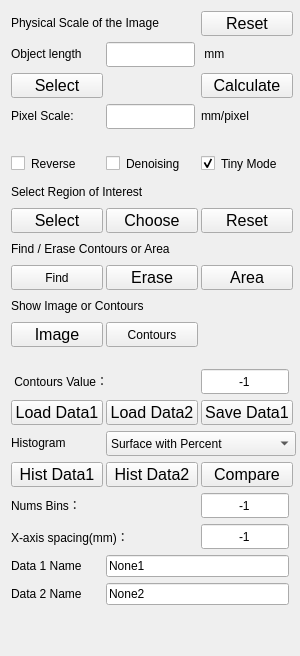
       <widget class="QWidget" name="parameter" native="true">
        <property name="minimumSize">
         <size>
          <width>300</width>
          <height>0</height>
         </size>
        </property>
        <property name="maximumSize">
         <size>
          <width>300</width>
          <height>16777215</height>
         </size>
        </property>
        <property name="styleSheet">
         <string notr="true">border-color: rgb(255, 46, 52);</string>
        </property>
        <layout class="QGridLayout" name="gridLayout">
         <item row="21" column="0" colspan="2">
          <widget class="QLabel" name="label_space_fixed2">
           <property name="minimumSize">
            <size>
             <width>0</width>
             <height>10</height>
            </size>
           </property>
           <property name="maximumSize">
            <size>
             <width>16777215</width>
             <height>10</height>
            </size>
           </property>
           <property name="text">
            <string/>
           </property>
          </widget>
         </item>
         <item row="35" column="0">
          <widget class="QLabel" name="label_data1_Name_fixed">
           <property name="text">
            <string>Data 1 Name</string>
           </property>
          </widget>
         </item>
         <item row="5" column="2">
          <widget class="QLabel" name="label_objectlength_fixed_2">
           <property name="sizePolicy">
            <sizepolicy hsizetype="Preferred" vsizetype="Preferred">
             <horstretch>0</horstretch>
             <verstretch>0</verstretch>
            </sizepolicy>
           </property>
           <property name="minimumSize">
            <size>
             <width>70</width>
             <height>20</height>
            </size>
           </property>
           <property name="maximumSize">
            <size>
             <width>70</width>
             <height>20</height>
            </size>
           </property>
           <property name="text">
            <string> mm </string>
           </property>
           <property name="alignment">
            <set>Qt::AlignLeading|Qt::AlignLeft|Qt::AlignVCenter</set>
           </property>
          </widget>
         </item>
         <item row="28" column="2">
          <widget class="QPushButton" name="btn_draw_comparehist">
           <property name="sizePolicy">
            <sizepolicy hsizetype="Fixed" vsizetype="Fixed">
             <horstretch>0</horstretch>
             <verstretch>0</verstretch>
            </sizepolicy>
           </property>
           <property name="minimumSize">
            <size>
             <width>92</width>
             <height>25</height>
            </size>
           </property>
           <property name="maximumSize">
            <size>
             <width>92</width>
             <height>25</height>
            </size>
           </property>
           <property name="font">
            <font>
             <pointsize>12</pointsize>
            </font>
           </property>
           <property name="text">
            <string>Compare</string>
           </property>
          </widget>
         </item>
         <item row="3" column="0" colspan="2">
          <widget class="QLabel" name="label_title_fixed">
           <property name="minimumSize">
            <size>
             <width>180</width>
             <height>20</height>
            </size>
           </property>
           <property name="maximumSize">
            <size>
             <width>180</width>
             <height>20</height>
            </size>
           </property>
           <property name="text">
            <string>Physical Scale of the Image</string>
           </property>
          </widget>
         </item>
         <item row="27" column="0">
          <widget class="QLabel" name="label_histogram_fixed">
           <property name="minimumSize">
            <size>
             <width>180</width>
             <height>20</height>
            </size>
           </property>
           <property name="maximumSize">
            <size>
             <width>180</width>
             <height>20</height>
            </size>
           </property>
           <property name="text">
            <string>Histogram</string>
           </property>
          </widget>
         </item>
         <item row="23" column="0">
          <widget class="QPushButton" name="btn_load_data1">
           <property name="sizePolicy">
            <sizepolicy hsizetype="Fixed" vsizetype="Fixed">
             <horstretch>0</horstretch>
             <verstretch>0</verstretch>
            </sizepolicy>
           </property>
           <property name="minimumSize">
            <size>
             <width>92</width>
             <height>25</height>
            </size>
           </property>
           <property name="maximumSize">
            <size>
             <width>92</width>
             <height>25</height>
            </size>
           </property>
           <property name="font">
            <font>
             <pointsize>12</pointsize>
            </font>
           </property>
           <property name="text">
            <string>Load Data1</string>
           </property>
          </widget>
         </item>
         <item row="14" column="0">
          <widget class="QPushButton" name="btn_roi_select">
           <property name="sizePolicy">
            <sizepolicy hsizetype="Fixed" vsizetype="Fixed">
             <horstretch>0</horstretch>
             <verstretch>0</verstretch>
            </sizepolicy>
           </property>
           <property name="minimumSize">
            <size>
             <width>92</width>
             <height>25</height>
            </size>
           </property>
           <property name="maximumSize">
            <size>
             <width>92</width>
             <height>25</height>
            </size>
           </property>
           <property name="font">
            <font>
             <pointsize>12</pointsize>
            </font>
           </property>
           <property name="text">
            <string>Select</string>
           </property>
          </widget>
         </item>
         <item row="7" column="2">
          <widget class="QLabel" name="label_objdect_ratio_fixed">
           <property name="minimumSize">
            <size>
             <width>70</width>
             <height>20</height>
            </size>
           </property>
           <property name="maximumSize">
            <size>
             <width>70</width>
             <height>20</height>
            </size>
           </property>
           <property name="text">
            <string>mm/pixel</string>
           </property>
           <property name="alignment">
            <set>Qt::AlignLeading|Qt::AlignLeft|Qt::AlignVCenter</set>
           </property>
          </widget>
         </item>
         <item row="31" column="2">
          <widget class="QLineEdit" name="lineEdit_nums_bins">
           <property name="minimumSize">
            <size>
             <width>0</width>
             <height>25</height>
            </size>
           </property>
           <property name="maximumSize">
            <size>
             <width>16777215</width>
             <height>25</height>
            </size>
           </property>
           <property name="text">
            <string>-1</string>
           </property>
           <property name="alignment">
            <set>Qt::AlignCenter</set>
           </property>
          </widget>
         </item>
         <item row="5" column="1">
          <widget class="QLineEdit" name="lineEdit_object_length">
           <property name="sizePolicy">
            <sizepolicy hsizetype="Fixed" vsizetype="Fixed">
             <horstretch>0</horstretch>
             <verstretch>0</verstretch>
            </sizepolicy>
           </property>
           <property name="minimumSize">
            <size>
             <width>0</width>
             <height>25</height>
            </size>
           </property>
           <property name="maximumSize">
            <size>
             <width>16777215</width>
             <height>25</height>
            </size>
           </property>
           <property name="text">
            <string/>
           </property>
           <property name="alignment">
            <set>Qt::AlignCenter</set>
           </property>
          </widget>
         </item>
         <item row="37" column="1">
          <spacer name="verticalSpacer">
           <property name="orientation">
            <enum>Qt::Vertical</enum>
           </property>
           <property name="sizeHint" stdset="0">
            <size>
             <width>20</width>
             <height>40</height>
            </size>
           </property>
          </spacer>
         </item>
         <item row="28" column="0">
          <widget class="QPushButton" name="btn_draw_hist">
           <property name="sizePolicy">
            <sizepolicy hsizetype="Fixed" vsizetype="Fixed">
             <horstretch>0</horstretch>
             <verstretch>0</verstretch>
            </sizepolicy>
           </property>
           <property name="minimumSize">
            <size>
             <width>92</width>
             <height>25</height>
            </size>
           </property>
           <property name="maximumSize">
            <size>
             <width>92</width>
             <height>25</height>
            </size>
           </property>
           <property name="font">
            <font>
             <pointsize>12</pointsize>
            </font>
           </property>
           <property name="text">
            <string>Hist Data1</string>
           </property>
          </widget>
         </item>
         <item row="18" column="0" colspan="2">
          <widget class="QLabel" name="label_show_image_fixed">
           <property name="minimumSize">
            <size>
             <width>180</width>
             <height>20</height>
            </size>
           </property>
           <property name="maximumSize">
            <size>
             <width>180</width>
             <height>20</height>
            </size>
           </property>
           <property name="text">
            <string>Show Image or Contours</string>
           </property>
          </widget>
         </item>
         <item row="19" column="1">
          <widget class="QPushButton" name="btn_show_contours_img">
           <property name="sizePolicy">
            <sizepolicy hsizetype="Fixed" vsizetype="Fixed">
             <horstretch>0</horstretch>
             <verstretch>0</verstretch>
            </sizepolicy>
           </property>
           <property name="minimumSize">
            <size>
             <width>92</width>
             <height>25</height>
            </size>
           </property>
           <property name="maximumSize">
            <size>
             <width>92</width>
             <height>25</height>
            </size>
           </property>
           <property name="text">
            <string>Contours</string>
           </property>
          </widget>
         </item>
         <item row="6" column="0">
          <widget class="QPushButton" name="btn_refer_obj">
           <property name="sizePolicy">
            <sizepolicy hsizetype="Fixed" vsizetype="Fixed">
             <horstretch>0</horstretch>
             <verstretch>0</verstretch>
            </sizepolicy>
           </property>
           <property name="minimumSize">
            <size>
             <width>92</width>
             <height>25</height>
            </size>
           </property>
           <property name="maximumSize">
            <size>
             <width>92</width>
             <height>25</height>
            </size>
           </property>
           <property name="font">
            <font>
             <pointsize>12</pointsize>
            </font>
           </property>
           <property name="text">
            <string>Select</string>
           </property>
          </widget>
         </item>
         <item row="23" column="2">
          <widget class="QPushButton" name="btn_save_contours">
           <property name="sizePolicy">
            <sizepolicy hsizetype="Fixed" vsizetype="Fixed">
             <horstretch>0</horstretch>
             <verstretch>0</verstretch>
            </sizepolicy>
           </property>
           <property name="minimumSize">
            <size>
             <width>92</width>
             <height>25</height>
            </size>
           </property>
           <property name="maximumSize">
            <size>
             <width>92</width>
             <height>25</height>
            </size>
           </property>
           <property name="font">
            <font>
             <pointsize>12</pointsize>
            </font>
           </property>
           <property name="text">
            <string>Save Data1</string>
           </property>
          </widget>
         </item>
         <item row="13" column="0" colspan="2">
          <widget class="QLabel" name="labe_select_roi_fixed">
           <property name="minimumSize">
            <size>
             <width>180</width>
             <height>20</height>
            </size>
           </property>
           <property name="maximumSize">
            <size>
             <width>180</width>
             <height>20</height>
            </size>
           </property>
           <property name="text">
            <string>Select Region of Interest</string>
           </property>
          </widget>
         </item>
         <item row="14" column="2">
          <widget class="QPushButton" name="btn_particle_reset">
           <property name="sizePolicy">
            <sizepolicy hsizetype="Fixed" vsizetype="Fixed">
             <horstretch>0</horstretch>
             <verstretch>0</verstretch>
            </sizepolicy>
           </property>
           <property name="minimumSize">
            <size>
             <width>92</width>
             <height>25</height>
            </size>
           </property>
           <property name="maximumSize">
            <size>
             <width>92</width>
             <height>25</height>
            </size>
           </property>
           <property name="font">
            <font>
             <pointsize>12</pointsize>
            </font>
           </property>
           <property name="text">
            <string>Reset</string>
           </property>
          </widget>
         </item>
         <item row="32" column="0" colspan="2">
          <widget class="QLabel" name="label_x_axis_spacing_fixed">
           <property name="text">
            <string>X-axis spacing(mm)：</string>
           </property>
          </widget>
         </item>
         <item row="17" column="0">
          <widget class="QPushButton" name="btn_find_contours">
           <property name="minimumSize">
            <size>
             <width>92</width>
             <height>25</height>
            </size>
           </property>
           <property name="maximumSize">
            <size>
             <width>92</width>
             <height>25</height>
            </size>
           </property>
           <property name="text">
            <string>Find</string>
           </property>
          </widget>
         </item>
         <item row="31" column="0" colspan="2">
          <widget class="QLabel" name="label_bins_fixed">
           <property name="minimumSize">
            <size>
             <width>0</width>
             <height>20</height>
            </size>
           </property>
           <property name="maximumSize">
            <size>
             <width>16777215</width>
             <height>20</height>
            </size>
           </property>
           <property name="text">
            <string>Nums Bins：</string>
           </property>
          </widget>
         </item>
         <item row="32" column="2">
          <widget class="QLineEdit" name="lineEdit_xaxis_spacing">
           <property name="sizePolicy">
            <sizepolicy hsizetype="Fixed" vsizetype="Fixed">
             <horstretch>0</horstretch>
             <verstretch>0</verstretch>
            </sizepolicy>
           </property>
           <property name="minimumSize">
            <size>
             <width>0</width>
             <height>25</height>
            </size>
           </property>
           <property name="maximumSize">
            <size>
             <width>16777215</width>
             <height>25</height>
            </size>
           </property>
           <property name="text">
            <string>-1</string>
           </property>
           <property name="alignment">
            <set>Qt::AlignCenter</set>
           </property>
          </widget>
         </item>
         <item row="23" column="1">
          <widget class="QPushButton" name="btn_load_data2">
           <property name="sizePolicy">
            <sizepolicy hsizetype="Fixed" vsizetype="Fixed">
             <horstretch>0</horstretch>
             <verstretch>0</verstretch>
            </sizepolicy>
           </property>
           <property name="minimumSize">
            <size>
             <width>92</width>
             <height>25</height>
            </size>
           </property>
           <property name="maximumSize">
            <size>
             <width>92</width>
             <height>25</height>
            </size>
           </property>
           <property name="font">
            <font>
             <pointsize>12</pointsize>
            </font>
           </property>
           <property name="text">
            <string>Load Data2</string>
           </property>
          </widget>
         </item>
         <item row="16" column="0">
          <widget class="QLabel" name="label">
           <property name="minimumSize">
            <size>
             <width>180</width>
             <height>20</height>
            </size>
           </property>
           <property name="maximumSize">
            <size>
             <width>180</width>
             <height>20</height>
            </size>
           </property>
           <property name="text">
            <string>Find / Erase Contours or Area</string>
           </property>
          </widget>
         </item>
         <item row="5" column="0">
          <widget class="QLabel" name="label_objectlength_fixed">
           <property name="sizePolicy">
            <sizepolicy hsizetype="MinimumExpanding" vsizetype="Preferred">
             <horstretch>0</horstretch>
             <verstretch>0</verstretch>
            </sizepolicy>
           </property>
           <property name="minimumSize">
            <size>
             <width>90</width>
             <height>20</height>
            </size>
           </property>
           <property name="maximumSize">
            <size>
             <width>90</width>
             <height>20</height>
            </size>
           </property>
           <property name="text">
            <string>Object length</string>
           </property>
           <property name="alignment">
            <set>Qt::AlignLeading|Qt::AlignLeft|Qt::AlignVCenter</set>
           </property>
          </widget>
         </item>
         <item row="3" column="2">
          <widget class="QPushButton" name="btn_refer_obj_rest">
           <property name="sizePolicy">
            <sizepolicy hsizetype="Fixed" vsizetype="Fixed">
             <horstretch>0</horstretch>
             <verstretch>0</verstretch>
            </sizepolicy>
           </property>
           <property name="minimumSize">
            <size>
             <width>92</width>
             <height>25</height>
            </size>
           </property>
           <property name="maximumSize">
            <size>
             <width>92</width>
             <height>25</height>
            </size>
           </property>
           <property name="font">
            <font>
             <pointsize>12</pointsize>
            </font>
           </property>
           <property name="text">
            <string>Reset</string>
           </property>
          </widget>
         </item>
         <item row="28" column="1">
          <widget class="QPushButton" name="btn_draw_hist2">
           <property name="sizePolicy">
            <sizepolicy hsizetype="Fixed" vsizetype="Fixed">
             <horstretch>0</horstretch>
             <verstretch>0</verstretch>
            </sizepolicy>
           </property>
           <property name="minimumSize">
            <size>
             <width>92</width>
             <height>25</height>
            </size>
           </property>
           <property name="maximumSize">
            <size>
             <width>92</width>
             <height>25</height>
            </size>
           </property>
           <property name="font">
            <font>
             <pointsize>12</pointsize>
            </font>
           </property>
           <property name="text">
            <string>Hist Data2</string>
           </property>
          </widget>
         </item>
         <item row="6" column="2">
          <widget class="QPushButton" name="btn_refer_obj_calculate">
           <property name="sizePolicy">
            <sizepolicy hsizetype="Fixed" vsizetype="Fixed">
             <horstretch>0</horstretch>
             <verstretch>0</verstretch>
            </sizepolicy>
           </property>
           <property name="minimumSize">
            <size>
             <width>92</width>
             <height>25</height>
            </size>
           </property>
           <property name="maximumSize">
            <size>
             <width>92</width>
             <height>25</height>
            </size>
           </property>
           <property name="font">
            <font>
             <pointsize>12</pointsize>
            </font>
           </property>
           <property name="text">
            <string>Calculate</string>
           </property>
          </widget>
         </item>
         <item row="36" column="0">
          <widget class="QLabel" name="label_data2_Name_fixed">
           <property name="text">
            <string>Data 2 Name</string>
           </property>
          </widget>
         </item>
         <item row="14" column="1">
          <widget class="QPushButton" name="btn_roi_choose">
           <property name="sizePolicy">
            <sizepolicy hsizetype="Fixed" vsizetype="Fixed">
             <horstretch>0</horstretch>
             <verstretch>0</verstretch>
            </sizepolicy>
           </property>
           <property name="minimumSize">
            <size>
             <width>92</width>
             <height>25</height>
            </size>
           </property>
           <property name="maximumSize">
            <size>
             <width>92</width>
             <height>25</height>
            </size>
           </property>
           <property name="font">
            <font>
             <pointsize>12</pointsize>
            </font>
           </property>
           <property name="text">
            <string>Choose</string>
           </property>
          </widget>
         </item>
         <item row="17" column="1">
          <widget class="QPushButton" name="btn_erase_clusters">
           <property name="sizePolicy">
            <sizepolicy hsizetype="Fixed" vsizetype="Fixed">
             <horstretch>0</horstretch>
             <verstretch>0</verstretch>
            </sizepolicy>
           </property>
           <property name="minimumSize">
            <size>
             <width>92</width>
             <height>25</height>
            </size>
           </property>
           <property name="maximumSize">
            <size>
             <width>92</width>
             <height>25</height>
            </size>
           </property>
           <property name="font">
            <font>
             <pointsize>12</pointsize>
            </font>
           </property>
           <property name="text">
            <string>Erase</string>
           </property>
          </widget>
         </item>
         <item row="19" column="0">
          <widget class="QPushButton" name="btn_show_image">
           <property name="sizePolicy">
            <sizepolicy hsizetype="Fixed" vsizetype="Fixed">
             <horstretch>0</horstretch>
             <verstretch>0</verstretch>
            </sizepolicy>
           </property>
           <property name="minimumSize">
            <size>
             <width>92</width>
             <height>25</height>
            </size>
           </property>
           <property name="maximumSize">
            <size>
             <width>92</width>
             <height>25</height>
            </size>
           </property>
           <property name="font">
            <font>
             <pointsize>12</pointsize>
            </font>
           </property>
           <property name="text">
            <string>Image</string>
           </property>
          </widget>
         </item>
         <item row="7" column="1">
          <widget class="QLineEdit" name="lineEdit_pixel_scale_value">
           <property name="sizePolicy">
            <sizepolicy hsizetype="Fixed" vsizetype="Fixed">
             <horstretch>0</horstretch>
             <verstretch>0</verstretch>
            </sizepolicy>
           </property>
           <property name="minimumSize">
            <size>
             <width>0</width>
             <height>25</height>
            </size>
           </property>
           <property name="maximumSize">
            <size>
             <width>16777215</width>
             <height>25</height>
            </size>
           </property>
           <property name="text">
            <string/>
           </property>
           <property name="alignment">
            <set>Qt::AlignCenter</set>
           </property>
          </widget>
         </item>
         <item row="17" column="2">
          <widget class="QPushButton" name="btn_detect_particle">
           <property name="sizePolicy">
            <sizepolicy hsizetype="Fixed" vsizetype="Fixed">
             <horstretch>0</horstretch>
             <verstretch>0</verstretch>
            </sizepolicy>
           </property>
           <property name="minimumSize">
            <size>
             <width>92</width>
             <height>25</height>
            </size>
           </property>
           <property name="maximumSize">
            <size>
             <width>92</width>
             <height>25</height>
            </size>
           </property>
           <property name="font">
            <font>
             <pointsize>12</pointsize>
            </font>
           </property>
           <property name="text">
            <string>Area</string>
           </property>
          </widget>
         </item>
         <item row="7" column="0">
          <widget class="QLabel" name="label_pixel_scale">
           <property name="sizePolicy">
            <sizepolicy hsizetype="MinimumExpanding" vsizetype="Preferred">
             <horstretch>0</horstretch>
             <verstretch>0</verstretch>
            </sizepolicy>
           </property>
           <property name="minimumSize">
            <size>
             <width>90</width>
             <height>20</height>
            </size>
           </property>
           <property name="maximumSize">
            <size>
             <width>90</width>
             <height>20</height>
            </size>
           </property>
           <property name="text">
            <string>Pixel Scale:</string>
           </property>
          </widget>
         </item>
         <item row="35" column="1" colspan="2">
          <widget class="QLineEdit" name="lineEdit_data1_Name">
           <property name="text">
            <string>None1</string>
           </property>
          </widget>
         </item>
         <item row="22" column="2">
          <widget class="QLineEdit" name="lineEdit_rgb_value">
           <property name="sizePolicy">
            <sizepolicy hsizetype="Fixed" vsizetype="Fixed">
             <horstretch>0</horstretch>
             <verstretch>0</verstretch>
            </sizepolicy>
           </property>
           <property name="minimumSize">
            <size>
             <width>0</width>
             <height>25</height>
            </size>
           </property>
           <property name="maximumSize">
            <size>
             <width>16777215</width>
             <height>25</height>
            </size>
           </property>
           <property name="text">
            <string>-1</string>
           </property>
           <property name="alignment">
            <set>Qt::AlignCenter</set>
           </property>
          </widget>
         </item>
         <item row="27" column="1" colspan="2">
          <widget class="QComboBox" name="comboBox_histstate">
           <property name="sizePolicy">
            <sizepolicy hsizetype="Fixed" vsizetype="Fixed">
             <horstretch>0</horstretch>
             <verstretch>0</verstretch>
            </sizepolicy>
           </property>
           <property name="minimumSize">
            <size>
             <width>190</width>
             <height>25</height>
            </size>
           </property>
           <property name="maximumSize">
            <size>
             <width>190</width>
             <height>25</height>
            </size>
           </property>
           <property name="contextMenuPolicy">
            <enum>Qt::DefaultContextMenu</enum>
           </property>
           <property name="minimumContentsLength">
            <number>6</number>
           </property>
           <item>
            <property name="text">
             <string>Surface with Percent</string>
            </property>
           </item>
           <item>
            <property name="text">
             <string>Surface with Number</string>
            </property>
           </item>
           <item>
            <property name="text">
             <string>Diameter with Percent</string>
            </property>
           </item>
           <item>
            <property name="text">
             <string>Diameter with Number</string>
            </property>
           </item>
           <item>
            <property name="text">
             <string/>
            </property>
           </item>
          </widget>
         </item>
         <item row="10" column="0">
          <widget class="QLabel" name="label_space_fixed">
           <property name="minimumSize">
            <size>
             <width>0</width>
             <height>10</height>
            </size>
           </property>
           <property name="maximumSize">
            <size>
             <width>16777215</width>
             <height>10</height>
            </size>
           </property>
           <property name="text">
            <string/>
           </property>
          </widget>
         </item>
         <item row="36" column="1" colspan="2">
          <widget class="QLineEdit" name="lineEdit_data2_Name">
           <property name="text">
            <string>None2</string>
           </property>
          </widget>
         </item>
         <item row="22" column="0" colspan="2">
          <widget class="QLabel" name="label_rgbandhsv_fixxed">
           <property name="minimumSize">
            <size>
             <width>180</width>
             <height>20</height>
            </size>
           </property>
           <property name="maximumSize">
            <size>
             <width>180</width>
             <height>20</height>
            </size>
           </property>
           <property name="text">
            <string> Contours Value：</string>
           </property>
          </widget>
         </item>
         <item row="11" column="0">
          <widget class="QCheckBox" name="checkBox_roi_reverse">
           <property name="sizePolicy">
            <sizepolicy hsizetype="Fixed" vsizetype="Fixed">
             <horstretch>0</horstretch>
             <verstretch>0</verstretch>
            </sizepolicy>
           </property>
           <property name="minimumSize">
            <size>
             <width>0</width>
             <height>25</height>
            </size>
           </property>
           <property name="maximumSize">
            <size>
             <width>16777215</width>
             <height>25</height>
            </size>
           </property>
           <property name="text">
            <string>Reverse</string>
           </property>
           <property name="checkable">
            <bool>true</bool>
           </property>
          </widget>
         </item>
         <item row="11" column="1">
          <widget class="QCheckBox" name="checkBox_white_balance">
           <property name="minimumSize">
            <size>
             <width>0</width>
             <height>25</height>
            </size>
           </property>
           <property name="maximumSize">
            <size>
             <width>16777215</width>
             <height>25</height>
            </size>
           </property>
           <property name="text">
            <string>Denoising</string>
           </property>
          </widget>
         </item>
         <item row="11" column="2">
          <widget class="QCheckBox" name="checkBox_tiny_mode">
           <property name="minimumSize">
            <size>
             <width>0</width>
             <height>25</height>
            </size>
           </property>
           <property name="maximumSize">
            <size>
             <width>16777215</width>
             <height>25</height>
            </size>
           </property>
           <property name="text">
            <string>Tiny Mode</string>
           </property>
           <property name="checked">
            <bool>true</bool>
           </property>
          </widget>
         </item>
        </layout>
       </widget>
